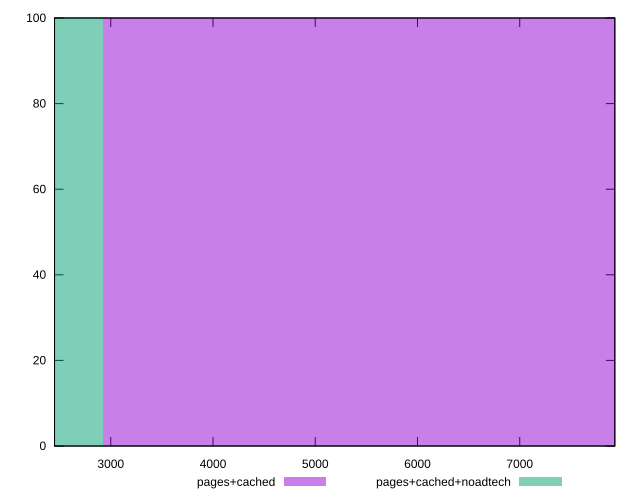

Generate this figure with gnuplot:
reset

$pagesCached <<EOF
5844.384023512037 100
EOF

$pagesCachedNoadtech <<EOF
0 100
EOF

set key outside below
set boxwidth 5844.384023512037
set xrange [2450:7930]
set yrange [0:100]
set trange [0:100]
set style fill transparent solid 0.5 noborder
set terminal svg size 640, 500 enhanced background rgb 'white'
set output "report_00019_2021-02-10T18-14-37.922Z//uses-text-compression/comparison/histogram/1_vs_2.svg"

plot $pagesCached title "pages+cached" with boxes, \
     $pagesCachedNoadtech title "pages+cached+noadtech" with boxes

reset
